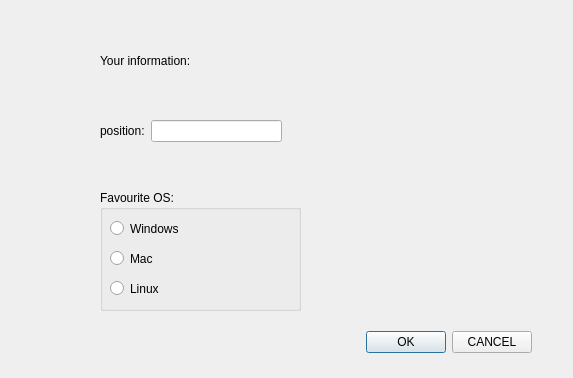
<?xml version="1.0" encoding="UTF-8"?>
<ui version="4.0">
 <class>infoDialog</class>
 <widget class="QDialog" name="infoDialog">
  <property name="geometry">
   <rect>
    <x>0</x>
    <y>0</y>
    <width>573</width>
    <height>378</height>
   </rect>
  </property>
  <property name="windowTitle">
   <string>Dialog</string>
  </property>
  <widget class="QLabel" name="label">
   <property name="geometry">
    <rect>
     <x>100</x>
     <y>50</y>
     <width>171</width>
     <height>21</height>
    </rect>
   </property>
   <property name="text">
    <string>Your information:</string>
   </property>
  </widget>
  <widget class="QGroupBox" name="FavouriteOS">
   <property name="geometry">
    <rect>
     <x>100</x>
     <y>190</y>
     <width>201</width>
     <height>121</height>
    </rect>
   </property>
   <property name="title">
    <string>Favourite OS:</string>
   </property>
   <widget class="QRadioButton" name="WindowsradioButton">
    <property name="geometry">
     <rect>
      <x>10</x>
      <y>30</y>
      <width>82</width>
      <height>17</height>
     </rect>
    </property>
    <property name="text">
     <string>Windows</string>
    </property>
   </widget>
   <widget class="QRadioButton" name="MacradioButton">
    <property name="geometry">
     <rect>
      <x>10</x>
      <y>60</y>
      <width>82</width>
      <height>17</height>
     </rect>
    </property>
    <property name="text">
     <string>Mac</string>
    </property>
   </widget>
   <widget class="QRadioButton" name="LinuxradioButton">
    <property name="geometry">
     <rect>
      <x>10</x>
      <y>90</y>
      <width>82</width>
      <height>17</height>
     </rect>
    </property>
    <property name="text">
     <string>Linux</string>
    </property>
   </widget>
  </widget>
  <widget class="QWidget" name="layoutWidget">
   <property name="geometry">
    <rect>
     <x>100</x>
     <y>330</y>
     <width>432</width>
     <height>25</height>
    </rect>
   </property>
   <layout class="QHBoxLayout" name="horizontalLayout_2">
    <item>
     <spacer name="horizontalSpacer">
      <property name="orientation">
       <enum>Qt::Horizontal</enum>
      </property>
      <property name="sizeHint" stdset="0">
       <size>
        <width>268</width>
        <height>20</height>
       </size>
      </property>
     </spacer>
    </item>
    <item>
     <widget class="QPushButton" name="pushButton">
      <property name="text">
       <string>OK</string>
      </property>
     </widget>
    </item>
    <item>
     <widget class="QPushButton" name="pushButton_2">
      <property name="text">
       <string>CANCEL</string>
      </property>
     </widget>
    </item>
   </layout>
  </widget>
  <widget class="QWidget" name="layoutWidget">
   <property name="geometry">
    <rect>
     <x>100</x>
     <y>120</y>
     <width>182</width>
     <height>22</height>
    </rect>
   </property>
   <layout class="QHBoxLayout" name="horizontalLayout">
    <item>
     <widget class="QLabel" name="position">
      <property name="text">
       <string>position:</string>
      </property>
     </widget>
    </item>
    <item>
     <widget class="QLineEdit" name="PositionlineEdit"/>
    </item>
   </layout>
  </widget>
 </widget>
 <resources/>
 <connections/>
</ui>
